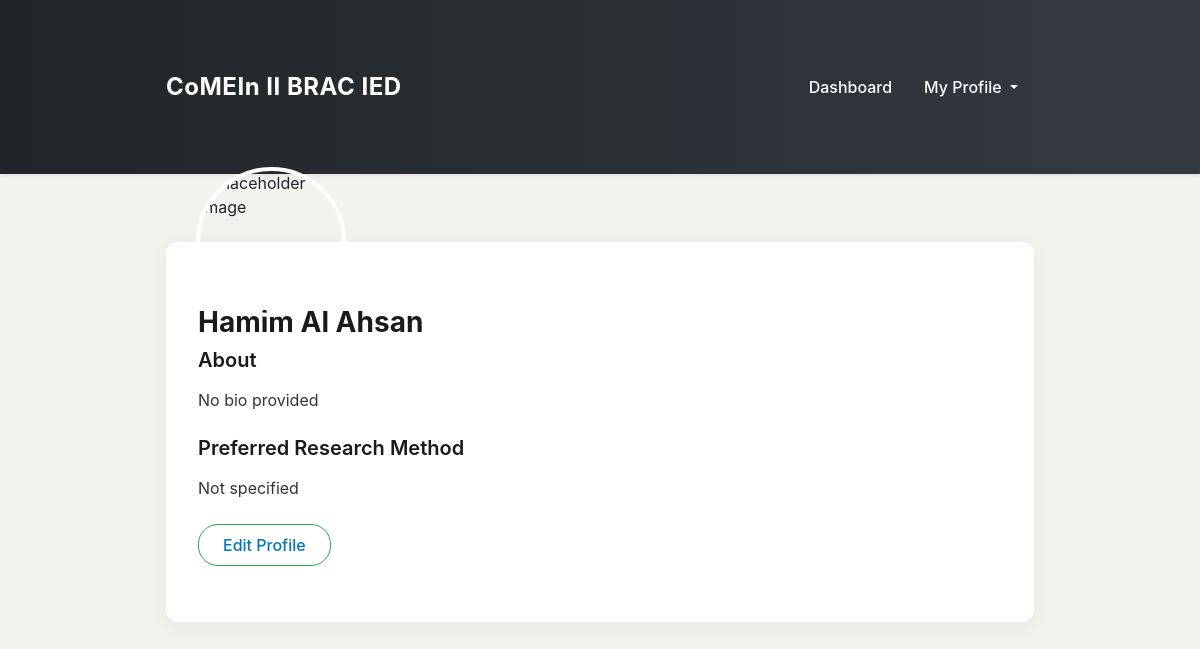
Page /users/profile/view/ (signed in) on the earlier database version.
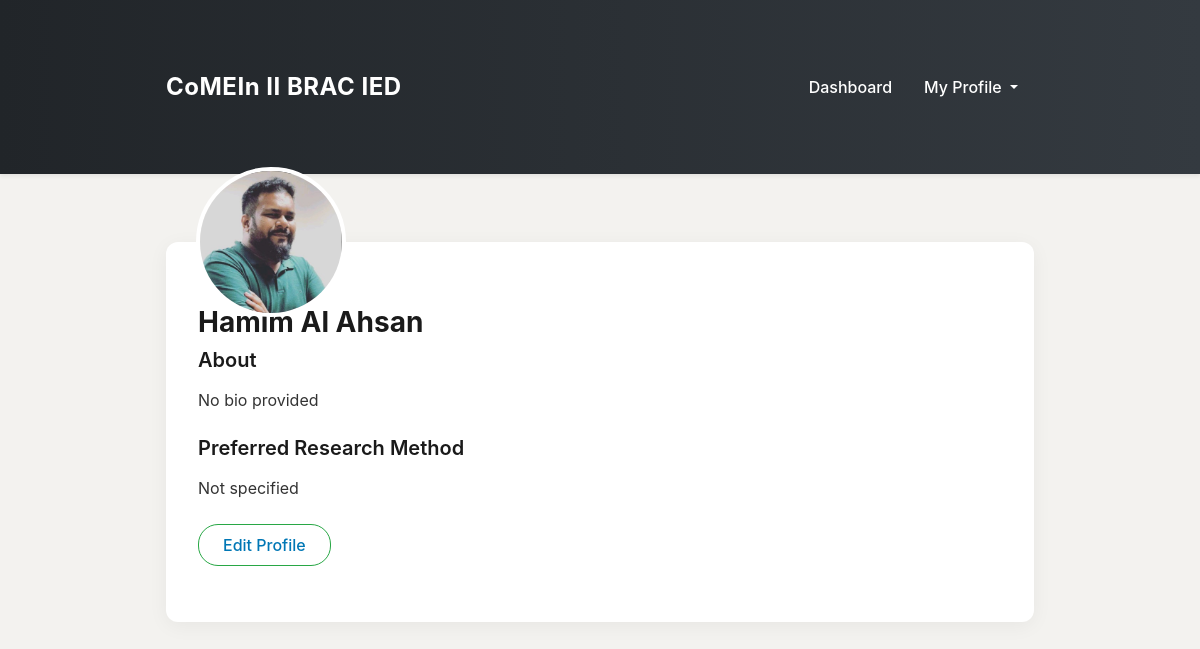
Same page on the later database version.
### users/models.py (models this page shows, shortened)
class UserProfile(models.Model):
    user = models.OneToOneField(User, on_delete=models.CASCADE, related_name='profile')
    bio = models.TextField(blank=True)
    cv = models.FileField(upload_to='cvs/', blank=True, null=True)
    RESEARCH_METHOD_CHOICES = [
        ('quantitative', 'Quantitative'),
        ('qualitative', 'Qualitative'),
        ('mixed', 'Mixed'),
    ]
    preferred_research_methods = models.CharField(
        max_length=20,
        choices=RESEARCH_METHOD_CHOICES,
        blank=True,
        null=True,
    )
    image = models.ImageField(upload_to='profile_images/', blank=True, null=True)
    area_of_specialization = models.TextField(blank=True, null=True)
    research_interest = models.TextField(blank=True, null=True)
    publications = models.TextField(blank=True, null=True)
    conferences_workshops = models.TextField(blank=True, null=True)
    calendly_link = models.URLField(blank=True, null=True)  # New field for Calendly link

class User(AbstractUser, PermissionsMixin):
    USER_TYPE_CHOICES = [
        ('student', 'Student'),
        ('mentor', 'Mentor'),
    ]
    user_type = models.CharField(
        max_length=10,
        choices=USER_TYPE_CHOICES,
        default='student',
        help_text="Set the user as Student or mentor."
    )
    objects = UserManager()
    username = models.CharField(
        _("username"),
        max_length=150,
        unique=True,
        help_text=_(
            "Required. 150 characters or fewer. Letters, digits and @/./+/-/_ only."
        ),
        validators=[
            UnicodeUsernameValidator()
        ],
        error_messages={
            "unique": _("A user with that username already exists."),
        },
        default='default_user'
    )
    password_changed = models.BooleanField(default=False)
    first_name = models.CharField(_("first name"), max_length=150, blank=True)
    last_name = models.CharField(_("last name"), max_length=150, blank=True)
    email = models.EmailField(_("email address"), blank=True, unique=True) # Email Field added

### users/views.py (the view)
# urls.py: path('profile/view/', views.profile_view, name='profile_view'),
@login_required
def profile_view(request):
    User = get_user_model()  # Get the custom user model
    profile = None
    is_own_profile = False # Initialize to False
    student_id = request.GET.get('student_id')
    if student_id:
        try:
            student_user = User.objects.get(pk=student_id)
            profile, created = UserProfile.objects.get_or_create(user=student_user)
        except User.DoesNotExist:
            raise Http404("Student not found")
    else:
        if not isinstance(request.user, User):
            raise ValueError(f"Invalid user object: {request.user} ({type(request.user)})")
        profile, created = UserProfile.objects.get_or_create(user=request.user)
        is_own_profile = True  # Set to True when viewing own profile
    return render(request, 'users/profile_view.html', {'profile': profile, 'is_own_profile': is_own_profile})

### users/templates/users/profile_view.html (shortened to what this page needs)
<!DOCTYPE html>
<html lang="en">
<head>
    <link href="https://cdn.jsdelivr.net/npm/bootstrap@5.3.2/dist/css/bootstrap.min.css" rel="stylesheet">
</head>
<body>
    {% include 'includes/navbar.html' %}
    <div class="container">
        <div class="profile-card">
            <div class="profile-content">
                <div class="profile-image-wrapper mt-3">
                    {% if profile and profile.image %}
                        <img src="{{ profile.image.url }}" alt="Profile Image" class="profile-image">
                    {% else %}
                        <img src="https://cdn.pixabay.com/photo/2015/10/05/22/37/blank-profile-picture-973460_960_720.png" alt="Placeholder Image" class="profile-image">
                    {% endif %}
                </div>
                <div class="profile-details">
                    <h1 class="profile-name">{{ profile.user.first_name }} {{ profile.user.last_name }}</h1>
                    {% if profile %}
                        <div class="profile-section">
                            <h5>About</h5>
                            <p>{{ profile.bio|safe|default:"No bio provided" }}</p>
                        </div>
                        <div class="profile-section">
                            <h5>Preferred Research Method</h5>
                            <p>{{ profile.get_preferred_research_methods_display|default:"Not specified" }}</p>
                        </div>
                    {% else %}
                        <div class="profile-section">
                            <p class="text-muted">No profile information available</p>
                        </div>
                    {% endif %}
                    {% if is_own_profile %}
                        <div class="profile-section">
                            <a href="{% url 'profile_edit' %}" class="btn btn-outline-primary">Edit Profile</a>
                        </div>
                    {% endif %}
                </div>
            </div>
        </div>
    </div>
</body>
</html>

Differences in the rows shown:
changed UserProfile "No bio provided": image: picture added
